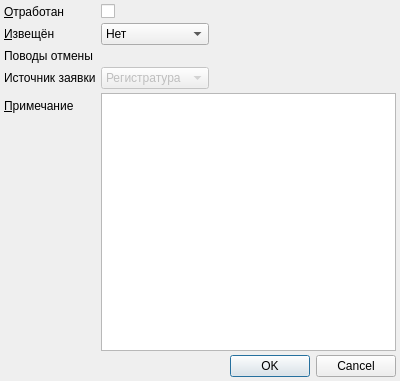
<?xml version="1.0" encoding="UTF-8"?>
<ui version="4.0">
 <class>SuspendedAppointmentMarksDialog</class>
 <widget class="QDialog" name="SuspendedAppointmentMarksDialog">
  <property name="geometry">
   <rect>
    <x>0</x>
    <y>0</y>
    <width>400</width>
    <height>381</height>
   </rect>
  </property>
  <property name="windowTitle">
   <string>Dialog</string>
  </property>
  <layout class="QGridLayout" name="gridLayout">
   <property name="horizontalSpacing">
    <number>5</number>
   </property>
   <property name="verticalSpacing">
    <number>4</number>
   </property>
   <property name="margin">
    <number>4</number>
   </property>
   <item row="0" column="1">
    <widget class="QCheckBox" name="chkProcessed">
     <property name="text">
      <string/>
     </property>
    </widget>
   </item>
   <item row="1" column="1">
    <widget class="QComboBox" name="cmbNotified">
     <item>
      <property name="text">
       <string>Нет</string>
      </property>
     </item>
     <item>
      <property name="text">
       <string>По телефону</string>
      </property>
     </item>
     <item>
      <property name="text">
       <string>СМС</string>
      </property>
     </item>
     <item>
      <property name="text">
       <string>Эл.почтой</string>
      </property>
     </item>
    </widget>
   </item>
   <item row="8" column="0" colspan="3">
    <widget class="QDialogButtonBox" name="buttonBox">
     <property name="orientation">
      <enum>Qt::Horizontal</enum>
     </property>
     <property name="standardButtons">
      <set>QDialogButtonBox::Cancel|QDialogButtonBox::Ok</set>
     </property>
    </widget>
   </item>
   <item row="5" column="1" rowspan="3" colspan="2">
    <widget class="QPlainTextEdit" name="edtNote">
     <property name="tabChangesFocus">
      <bool>true</bool>
     </property>
    </widget>
   </item>
   <item row="1" column="0">
    <widget class="QLabel" name="label">
     <property name="sizePolicy">
      <sizepolicy hsizetype="Maximum" vsizetype="Preferred">
       <horstretch>0</horstretch>
       <verstretch>0</verstretch>
      </sizepolicy>
     </property>
     <property name="text">
      <string>&amp;Извещён</string>
     </property>
     <property name="buddy">
      <cstring>cmbNotified</cstring>
     </property>
    </widget>
   </item>
   <item row="0" column="0">
    <widget class="QLabel" name="lblProcessed">
     <property name="sizePolicy">
      <sizepolicy hsizetype="Maximum" vsizetype="Preferred">
       <horstretch>0</horstretch>
       <verstretch>0</verstretch>
      </sizepolicy>
     </property>
     <property name="text">
      <string>&amp;Отработан</string>
     </property>
     <property name="buddy">
      <cstring>chkProcessed</cstring>
     </property>
    </widget>
   </item>
   <item row="5" column="0">
    <widget class="QLabel" name="lblNote">
     <property name="sizePolicy">
      <sizepolicy hsizetype="Maximum" vsizetype="Preferred">
       <horstretch>0</horstretch>
       <verstretch>0</verstretch>
      </sizepolicy>
     </property>
     <property name="minimumSize">
      <size>
       <width>0</width>
       <height>25</height>
      </size>
     </property>
     <property name="text">
      <string>&amp;Примечание</string>
     </property>
     <property name="alignment">
      <set>Qt::AlignLeading|Qt::AlignLeft|Qt::AlignVCenter</set>
     </property>
     <property name="buddy">
      <cstring>edtNote</cstring>
     </property>
    </widget>
   </item>
   <item row="1" column="2">
    <spacer name="horizontalSpacer">
     <property name="orientation">
      <enum>Qt::Horizontal</enum>
     </property>
     <property name="sizeHint" stdset="0">
      <size>
       <width>40</width>
       <height>20</height>
      </size>
     </property>
    </spacer>
   </item>
   <item row="6" column="0">
    <spacer name="verticalSpacer">
     <property name="orientation">
      <enum>Qt::Vertical</enum>
     </property>
     <property name="sizeHint" stdset="0">
      <size>
       <width>20</width>
       <height>40</height>
      </size>
     </property>
    </spacer>
   </item>
   <item row="2" column="1">
    <widget class="CRBComboBox" name="cmbCancelVariant" native="true"/>
   </item>
   <item row="3" column="1">
    <widget class="QComboBox" name="cmbOrgStructure">
     <property name="enabled">
      <bool>false</bool>
     </property>
     <property name="editable">
      <bool>false</bool>
     </property>
     <item>
      <property name="text">
       <string>Регистратура</string>
      </property>
     </item>
    </widget>
   </item>
   <item row="2" column="0">
    <widget class="QLabel" name="lblCancelVariant">
     <property name="text">
      <string>Поводы отмены</string>
     </property>
    </widget>
   </item>
   <item row="3" column="0">
    <widget class="QLabel" name="lblOrgStructure">
     <property name="text">
      <string>Источник заявки</string>
     </property>
    </widget>
   </item>
  </layout>
 </widget>
 <customwidgets>
  <customwidget>
   <class>CRBComboBox</class>
   <extends>QWidget</extends>
   <header>library/crbcombobox.h</header>
  </customwidget>
 </customwidgets>
 <tabstops>
  <tabstop>chkProcessed</tabstop>
  <tabstop>cmbNotified</tabstop>
  <tabstop>edtNote</tabstop>
  <tabstop>buttonBox</tabstop>
 </tabstops>
 <resources/>
 <connections>
  <connection>
   <sender>buttonBox</sender>
   <signal>accepted()</signal>
   <receiver>SuspendedAppointmentMarksDialog</receiver>
   <slot>accept()</slot>
   <hints>
    <hint type="sourcelabel">
     <x>222</x>
     <y>281</y>
    </hint>
    <hint type="destinationlabel">
     <x>157</x>
     <y>274</y>
    </hint>
   </hints>
  </connection>
  <connection>
   <sender>buttonBox</sender>
   <signal>rejected()</signal>
   <receiver>SuspendedAppointmentMarksDialog</receiver>
   <slot>reject()</slot>
   <hints>
    <hint type="sourcelabel">
     <x>290</x>
     <y>287</y>
    </hint>
    <hint type="destinationlabel">
     <x>286</x>
     <y>274</y>
    </hint>
   </hints>
  </connection>
 </connections>
</ui>
